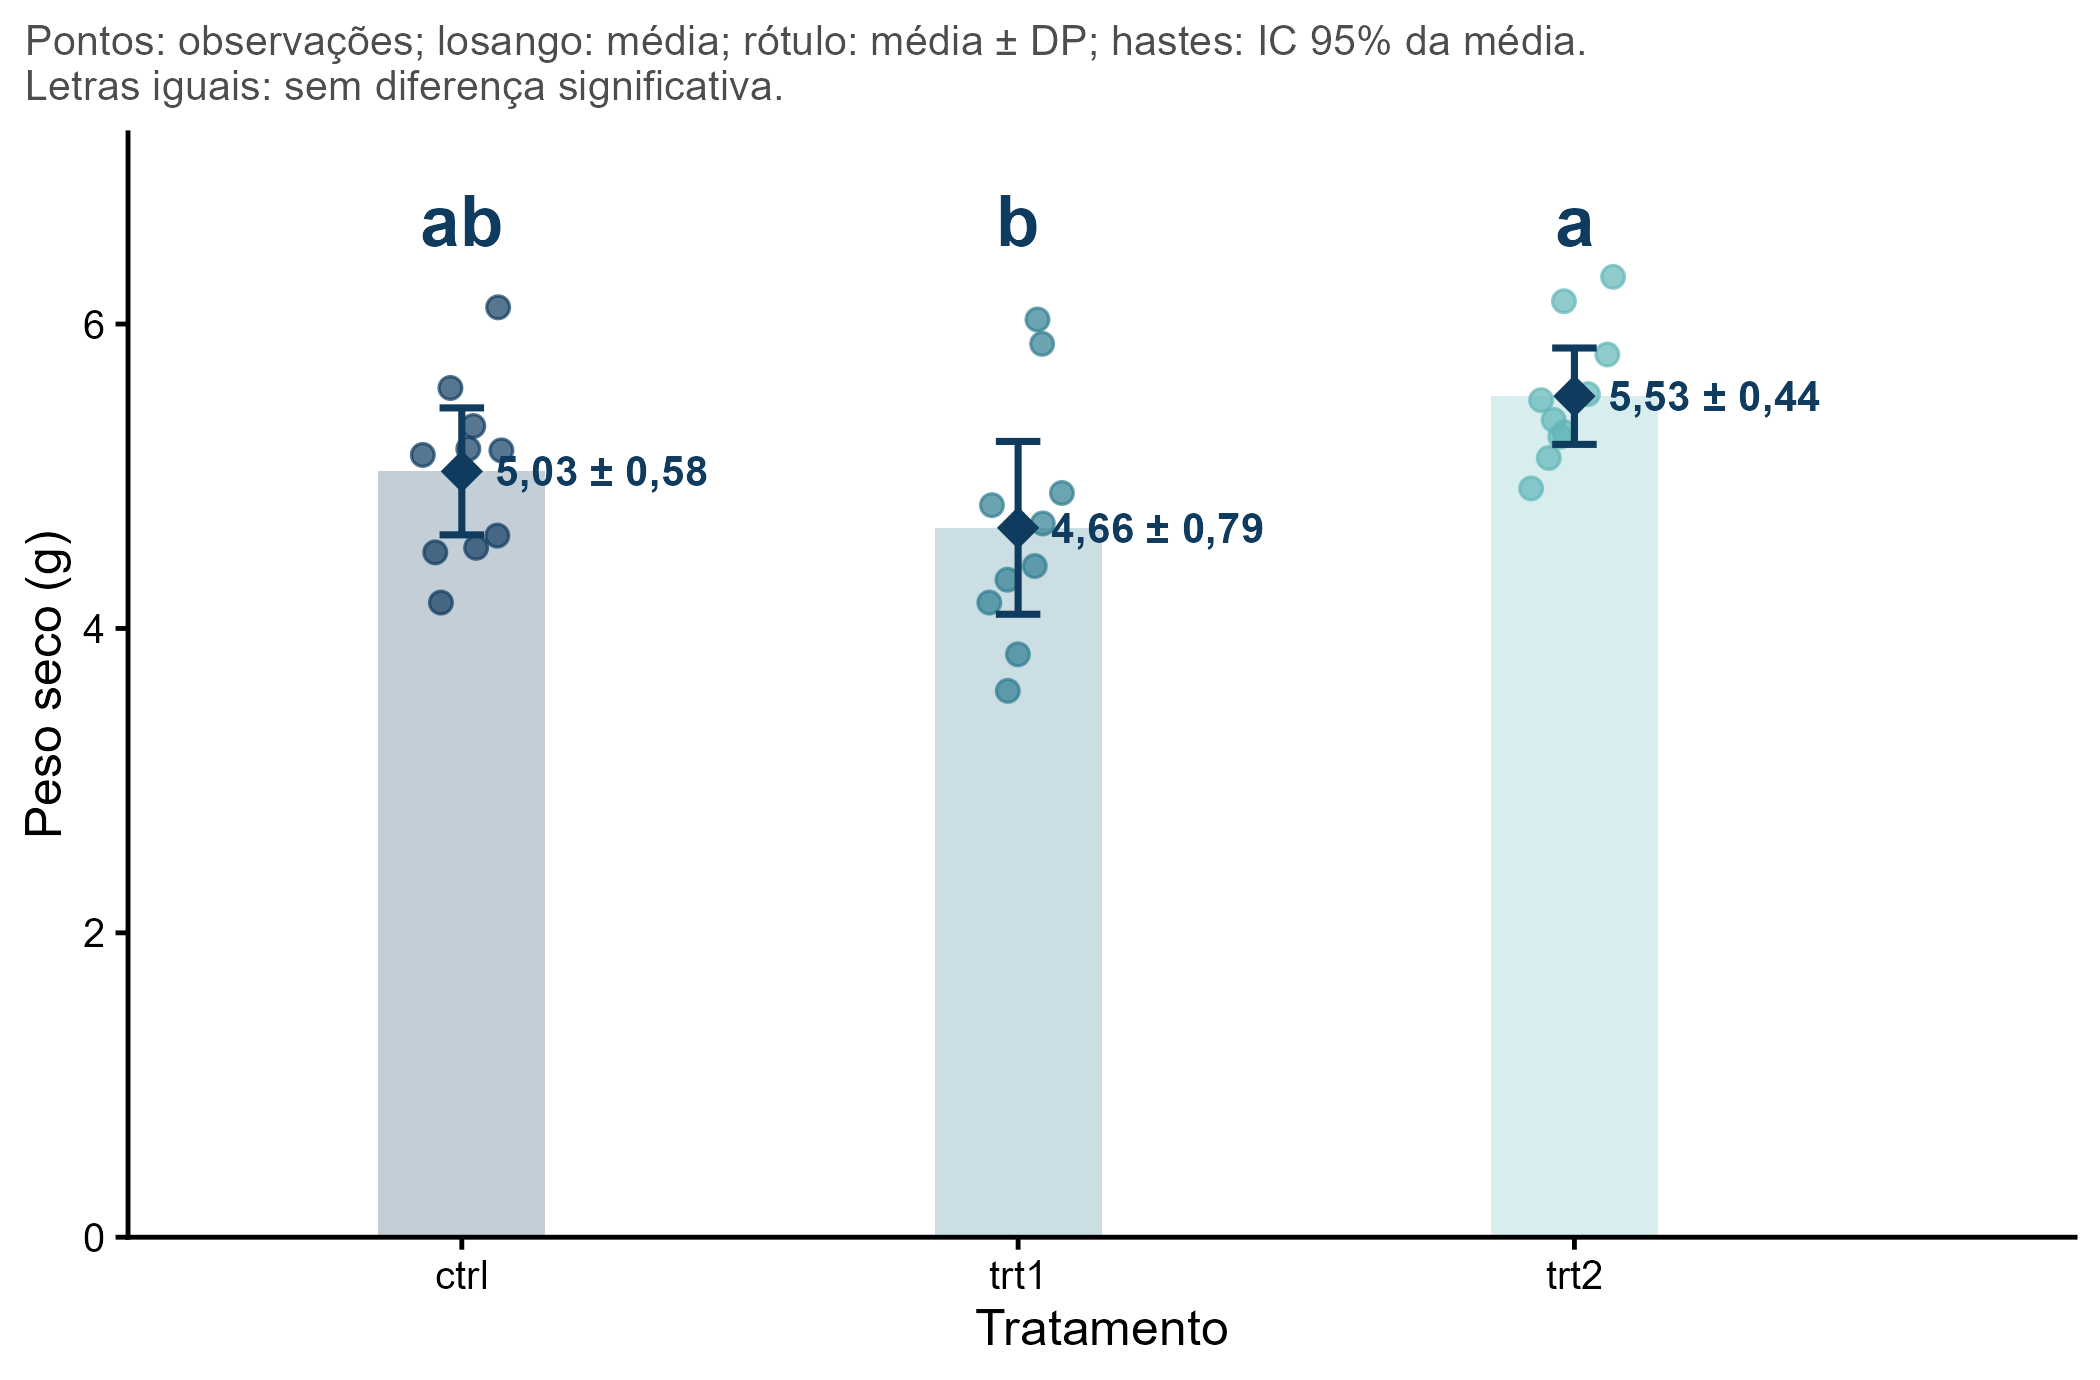

Reproduce this figure in R.
# ANOVA DE UM FATOR COM A ClaRa: EXEMPLO
# x========================================================================x
# Pergunta: o peso seco das plantas difere entre os tratamentos?
# Dados: PlantGrowth, que já vem com o R (30 plantas, 3 tratamentos).
# Rode a partir da raiz do projeto (abrindo o ClaRa.Rproj ou com Rscript):
#   Rscript exemplos/anova_um_fator.R

# 1. Preparar o ambiente ---------------------------------------------------
library(dplyr)
library(ggplot2)
source("R/clara.R", encoding = "UTF-8")

# Damos nomes em português às colunas, como viriam de uma planilha nossa.
plantas <- PlantGrowth |>
  rename(peso = weight, tratamento = group)

# 2. Comparar as médias ----------------------------------------------------
resultado <- plantas |>
  comparar_medias(resposta = peso, grupos = tratamento)

resultado

# 3. Medir o tamanho do efeito ---------------------------------------------
resultado |>
  medir_efeito()

# 4. Mostrar a comparação num gráfico --------------------------------------
resultado |>
  grafico_medias(rotulo_resposta = "Peso seco (g)",
                 rotulo_grupos   = "Tratamento")

# 5. Ver o código R por trás da ClaRa --------------------------------------
# Com mostrar_codigo = TRUE, a função imprime o código e depois o resultado.
resultado |>
  medir_efeito(mostrar_codigo = TRUE)

# 6. Guardar a figura ------------------------------------------------------
# O ggsave() grava o último gráfico desenhado, o da seção 4.
ggsave("exemplos/anova_um_fator.png",
       width  = 7,
       height = 4.6,
       dpi    = 300,
       bg     = "white")

# 7. Escrever os resultados ------------------------------------------------
# As frases saem do resultado: se os dados mudam, o texto muda junto.
# No Quarto, cada frase entra no parágrafo com `r textos$teste`.
textos <- resultado |>
  escrever_resultados(rotulo_resposta = "Peso seco (g)",
                      rotulo_grupos   = "Tratamento")

textos
